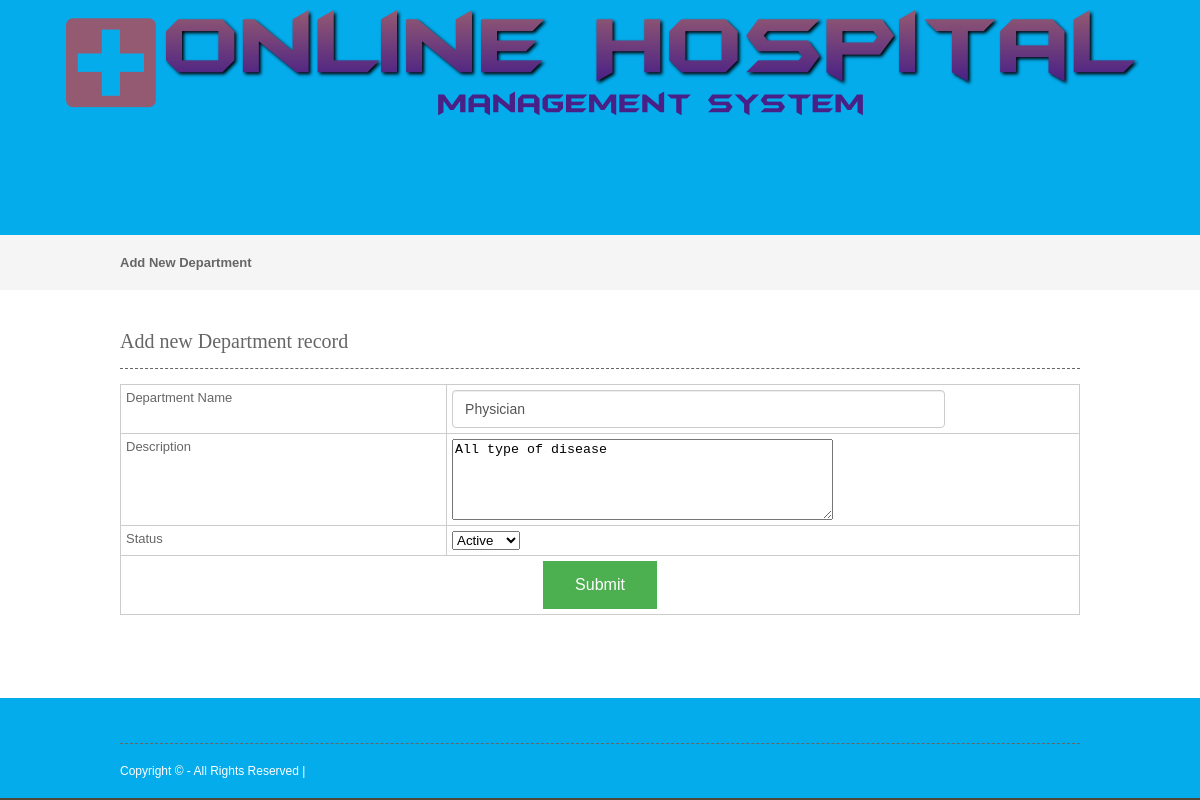
Screenshot of /php/department.php?editid=11 with the database file from the repository.
### tables this page shows
CREATE TABLE IF NOT EXISTS `department` (
  `departmentid` int(10) NOT NULL AUTO_INCREMENT,
  `departmentname` varchar(100) NOT NULL,
  `description` text NOT NULL,
  `status` varchar(10) NOT NULL,
  PRIMARY KEY (`departmentid`)
);

### php/department.php (the view, shortened to what this page needs)
<?php
include("headers.php");
include("dbconnection.php");
if(isset($_GET[editid]))
{
	$sql="SELECT * FROM department WHERE departmentid='$_GET[editid]' ";
	$qsql = mysqli_query($con,$sql);
	$rsedit = mysqli_fetch_array($qsql);
}
?>
<div class="wrapper col2">
  <div id="breadcrumb">
    <ul>
      <li class="first">Add New Department </li></ul>
  </div>
</div>
<div class="wrapper col4">
  <div id="container">
    <h1>Add new Department record</h1>
    <form method="post" action="" name="frmdept" onSubmit="return validateform()">
    <table width="418" border="3">
      <tbody>
        <tr>
          <td width="34%">Department Name</td>
          <td width="66%"><input type="text" name="departmentname" id="departmentname" value="<?php echo $rsedit[departmentname]; ?>" /></td>
        </tr>
        <tr>
          <td>Description</td>
          <td><textarea name="textarea" id="textarea" cols="45" rows="5"><?php echo $rsedit[description] ; ?></textarea></td>
        </tr>
        <tr>
          <td>Status</td>
          <td> <select name="select" id="select">
            <?php
		  $arr = array("Active","Inactive");
		  foreach($arr as $val)
		  {
			  if($val == $rsedit[status])
			  {
			  echo "<option value='$val' selected>$val</option>";
			  }
			  else
			  {
				  echo "<option value='$val'>$val</option>";
			  }
		  }
		  ?>
            </select></td>
        </tr>
        <tr>
          <td colspan="2" align="center"><input type="submit" name="submit" id="submit" value="Submit" /></td>
        </tr>
      </tbody>
    </table>
    </form>
    <p>&nbsp;</p>
  </div>
</div>
<?php
include("footers.php");
?>

### layout/styles/layout.css (style rules this page uses)
html { overflow-y:scroll; }
body { margin:0; padding:0; font-size:13px; font-family:verdana, Arial, Helvetica, sans-serif; color:#FFFFFF; background-color:#4F473A; }
div.wrapper { display:block; width:100%; margin:0; text-align:left; }
.col2 { color:#666666; background-color:#F5F5F5; }
.col3, .col4 { color:#666666; background-color:#FFFFFF; }
#head, #gallery, #breadcrumb, #container, #footer { display:block; position:relative; width:960px; margin:0 auto; }
#breadcrumb { padding:20px 0; }
#breadcrumb ul { margin:0; padding:0; list-style:none; }
#breadcrumb ul li { display:inline; }
#breadcrumb ul li.first { font-weight:bold; }
#container { padding:40px 0; }
#container h1, #container h2, #container h3, #container h4, #container h5, #container h6 { margin:0 0 15px 0; padding:0 0 15px 0; line-height:normal; font-weight:normal; font-size:20px; font-family:Georgia, "Times New Roman", Times, serif; border-bottom:1px dashed #666666; }

### layout/styles/forms.css (style rules this page uses)
form, fieldset, legend { margin:0; padding:0; border:none; }

### layout/styles/tables.css (style rules this page uses)
table { width:100%; border-collapse:collapse; table-layout:auto; vertical-align:top; margin-bottom:15px; border:1px solid #CCCCCC; }
table tbody td { vertical-align:top; border-collapse:collapse; border-left:1px solid #CCCCCC; border-right:1px solid #CCCCCC; }
table thead th, table tbody td { padding:5px; border-collapse:collapse; }

### php/headers.php (style rules this page uses)
input[type=submit] { background-color: #4CAF50; border: none; cursor:pointer; color: white; padding: 15px 32px; text-align: center; text-decoration: none; display: inline-block; font-size: 16px; }
input[type=text] { display: block; width: 75%; height: 24px; padding: 6px 12px; font-size: 14px; line-height: 1.42857143; color: #555; background-color: #fff; background-image: none; border: 1px solid #ccc; border-radius: 4px; -webkit-box-shadow: inset 0 1px 1px rgba(0,0,0,.075); box-shadow: inset 0 1px 1px rgba(0,0,0,.075); -webkit-transition: border-color ease-in-out .15s,-webkit-box-shadow ease-in-out .15s; -o-transition: border-color ease-in-out .15s,box-shadow ease-in-out .15s; transition: border-color ease-in-out .15s,box-shadow ease-in-out .15s; }

### rows the page displays
department: departmentname "Physician", textarea "All type of disease", select "Active"
